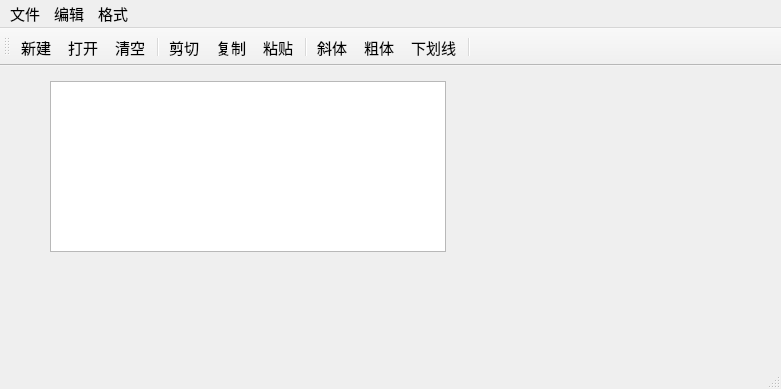
<?xml version="1.0" encoding="UTF-8"?>
<ui version="4.0">
 <class>QWMainWind</class>
 <widget class="QMainWindow" name="QWMainWind">
  <property name="geometry">
   <rect>
    <x>0</x>
    <y>0</y>
    <width>781</width>
    <height>389</height>
   </rect>
  </property>
  <property name="font">
   <font>
    <pointsize>11</pointsize>
   </font>
  </property>
  <property name="windowTitle">
   <string>QWMainWind</string>
  </property>
  <widget class="QWidget" name="centralWidget">
   <widget class="QTextEdit" name="txtEdit">
    <property name="geometry">
     <rect>
      <x>50</x>
      <y>15</y>
      <width>396</width>
      <height>171</height>
     </rect>
    </property>
    <property name="font">
     <font>
      <pointsize>16</pointsize>
     </font>
    </property>
   </widget>
  </widget>
  <widget class="QMenuBar" name="menuBar">
   <property name="geometry">
    <rect>
     <x>0</x>
     <y>0</y>
     <width>781</width>
     <height>24</height>
    </rect>
   </property>
   <widget class="QMenu" name="menu">
    <property name="title">
     <string>文件</string>
    </property>
    <addaction name="actNew"/>
    <addaction name="actOpen"/>
    <addaction name="separator"/>
    <addaction name="actAbout"/>
    <addaction name="actClose"/>
   </widget>
   <widget class="QMenu" name="menu_2">
    <property name="title">
     <string>编辑</string>
    </property>
    <addaction name="actCut"/>
    <addaction name="actCopy"/>
    <addaction name="actPaste"/>
    <addaction name="separator"/>
    <addaction name="actClear"/>
   </widget>
   <widget class="QMenu" name="menu_3">
    <property name="title">
     <string>格式</string>
    </property>
    <addaction name="actFontBold"/>
    <addaction name="actFontItalic"/>
    <addaction name="actFontUnder"/>
    <addaction name="separator"/>
    <addaction name="actToolbarLab"/>
   </widget>
   <addaction name="menu"/>
   <addaction name="menu_2"/>
   <addaction name="menu_3"/>
  </widget>
  <widget class="QToolBar" name="mainToolBar">
   <property name="toolButtonStyle">
    <enum>Qt::ToolButtonStyle::ToolButtonTextUnderIcon</enum>
   </property>
   <attribute name="toolBarArea">
    <enum>TopToolBarArea</enum>
   </attribute>
   <attribute name="toolBarBreak">
    <bool>false</bool>
   </attribute>
   <addaction name="actNew"/>
   <addaction name="actOpen"/>
   <addaction name="actClear"/>
   <addaction name="separator"/>
   <addaction name="actCut"/>
   <addaction name="actCopy"/>
   <addaction name="actPaste"/>
   <addaction name="separator"/>
   <addaction name="actFontItalic"/>
   <addaction name="actFontBold"/>
   <addaction name="actFontUnder"/>
   <addaction name="separator"/>
  </widget>
  <widget class="QStatusBar" name="statusBar"/>
  <action name="actCut">
   <property name="icon">
    <iconset resource="res.qrc">
     <normaloff>:/images/images/cut.bmp</normaloff>:/images/images/cut.bmp</iconset>
   </property>
   <property name="text">
    <string>剪切</string>
   </property>
   <property name="toolTip">
    <string>剪切</string>
   </property>
   <property name="shortcut">
    <string>Ctrl+X</string>
   </property>
  </action>
  <action name="actCopy">
   <property name="icon">
    <iconset resource="res.qrc">
     <normaloff>:/images/images/120.bmp</normaloff>:/images/images/120.bmp</iconset>
   </property>
   <property name="text">
    <string>复制</string>
   </property>
   <property name="toolTip">
    <string>复制</string>
   </property>
   <property name="shortcut">
    <string>Ctrl+C</string>
   </property>
  </action>
  <action name="actPaste">
   <property name="icon">
    <iconset resource="res.qrc">
     <normaloff>:/images/images/paste.bmp</normaloff>:/images/images/paste.bmp</iconset>
   </property>
   <property name="text">
    <string>粘贴</string>
   </property>
   <property name="toolTip">
    <string>粘贴</string>
   </property>
   <property name="shortcut">
    <string>Ctrl+V</string>
   </property>
  </action>
  <action name="actFontBold">
   <property name="checkable">
    <bool>true</bool>
   </property>
   <property name="icon">
    <iconset resource="res.qrc">
     <normaloff>:/images/images/BLD.BMP</normaloff>:/images/images/BLD.BMP</iconset>
   </property>
   <property name="text">
    <string>粗体</string>
   </property>
   <property name="toolTip">
    <string>粗体</string>
   </property>
  </action>
  <action name="actFontItalic">
   <property name="checkable">
    <bool>true</bool>
   </property>
   <property name="icon">
    <iconset resource="res.qrc">
     <normaloff>:/images/images/ITL.BMP</normaloff>:/images/images/ITL.BMP</iconset>
   </property>
   <property name="text">
    <string>斜体</string>
   </property>
   <property name="toolTip">
    <string>斜体</string>
   </property>
  </action>
  <action name="actFontUnder">
   <property name="checkable">
    <bool>true</bool>
   </property>
   <property name="icon">
    <iconset resource="res.qrc">
     <normaloff>:/images/images/WORDUNDR.BMP</normaloff>:/images/images/WORDUNDR.BMP</iconset>
   </property>
   <property name="text">
    <string>下划线</string>
   </property>
   <property name="toolTip">
    <string>下划线</string>
   </property>
  </action>
  <action name="actClose">
   <property name="icon">
    <iconset resource="res.qrc">
     <normaloff>:/images/images/exit.bmp</normaloff>:/images/images/exit.bmp</iconset>
   </property>
   <property name="text">
    <string>退出</string>
   </property>
   <property name="toolTip">
    <string>退出</string>
   </property>
  </action>
  <action name="actOpen">
   <property name="icon">
    <iconset resource="res.qrc">
     <normaloff>:/images/images/open3.bmp</normaloff>:/images/images/open3.bmp</iconset>
   </property>
   <property name="text">
    <string>打开...</string>
   </property>
   <property name="toolTip">
    <string>打开文件</string>
   </property>
   <property name="shortcut">
    <string>Ctrl+O</string>
   </property>
  </action>
  <action name="actClear">
   <property name="icon">
    <iconset resource="res.qrc">
     <normaloff>:/images/images/103.bmp</normaloff>:/images/images/103.bmp</iconset>
   </property>
   <property name="text">
    <string>清空</string>
   </property>
   <property name="toolTip">
    <string>清空内容</string>
   </property>
  </action>
  <action name="actFont">
   <property name="icon">
    <iconset resource="res.qrc">
     <normaloff>:/images/images/20.ico</normaloff>:/images/images/20.ico</iconset>
   </property>
   <property name="text">
    <string>字体...</string>
   </property>
   <property name="toolTip">
    <string>字体设置</string>
   </property>
  </action>
  <action name="actNew">
   <property name="icon">
    <iconset resource="res.qrc">
     <normaloff>:/images/images/new2.bmp</normaloff>:/images/images/new2.bmp</iconset>
   </property>
   <property name="text">
    <string>新建</string>
   </property>
   <property name="shortcut">
    <string>Ctrl+N</string>
   </property>
  </action>
  <action name="actToolbarLab">
   <property name="checkable">
    <bool>true</bool>
   </property>
   <property name="checked">
    <bool>true</bool>
   </property>
   <property name="text">
    <string>显示工具栏文字标签</string>
   </property>
   <property name="menuRole">
    <enum>QAction::MenuRole::TextHeuristicRole</enum>
   </property>
  </action>
  <action name="actAbout">
   <property name="checkable">
    <bool>true</bool>
   </property>
   <property name="checked">
    <bool>true</bool>
   </property>
   <property name="icon">
    <iconset>
     <normaloff>images/aliens-fill.svg</normaloff>images/aliens-fill.svg</iconset>
   </property>
   <property name="text">
    <string>关于</string>
   </property>
   <property name="menuRole">
    <enum>QAction::MenuRole::TextHeuristicRole</enum>
   </property>
  </action>
 </widget>
 <layoutdefault spacing="6" margin="11"/>
 <resources>
  <include location="res.qrc"/>
 </resources>
 <connections>
  <connection>
   <sender>actClose</sender>
   <signal>triggered()</signal>
   <receiver>QWMainWind</receiver>
   <slot>close()</slot>
   <hints>
    <hint type="sourcelabel">
     <x>-1</x>
     <y>-1</y>
    </hint>
    <hint type="destinationlabel">
     <x>422</x>
     <y>254</y>
    </hint>
   </hints>
  </connection>
  <connection>
   <sender>actClear</sender>
   <signal>triggered()</signal>
   <receiver>txtEdit</receiver>
   <slot>clear()</slot>
   <hints>
    <hint type="sourcelabel">
     <x>-1</x>
     <y>-1</y>
    </hint>
    <hint type="destinationlabel">
     <x>260</x>
     <y>256</y>
    </hint>
   </hints>
  </connection>
  <connection>
   <sender>actCut</sender>
   <signal>triggered()</signal>
   <receiver>txtEdit</receiver>
   <slot>cut()</slot>
   <hints>
    <hint type="sourcelabel">
     <x>-1</x>
     <y>-1</y>
    </hint>
    <hint type="destinationlabel">
     <x>260</x>
     <y>256</y>
    </hint>
   </hints>
  </connection>
  <connection>
   <sender>actCopy</sender>
   <signal>triggered()</signal>
   <receiver>txtEdit</receiver>
   <slot>copy()</slot>
   <hints>
    <hint type="sourcelabel">
     <x>-1</x>
     <y>-1</y>
    </hint>
    <hint type="destinationlabel">
     <x>260</x>
     <y>256</y>
    </hint>
   </hints>
  </connection>
  <connection>
   <sender>actPaste</sender>
   <signal>triggered()</signal>
   <receiver>txtEdit</receiver>
   <slot>paste()</slot>
   <hints>
    <hint type="sourcelabel">
     <x>-1</x>
     <y>-1</y>
    </hint>
    <hint type="destinationlabel">
     <x>260</x>
     <y>256</y>
    </hint>
   </hints>
  </connection>
 </connections>
</ui>
